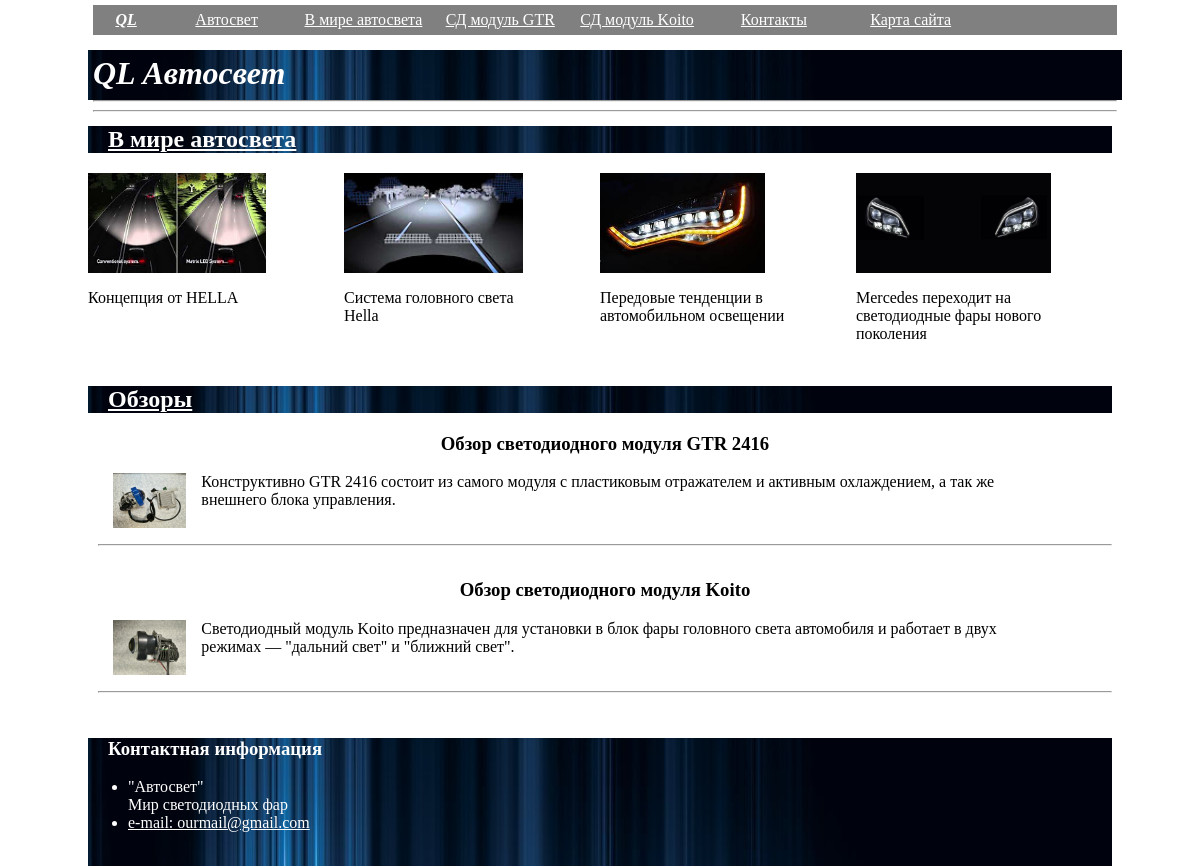
The page /learn_dj/ on the database its author committed.
### learn_dj/models.py (models this page shows, shortened)
class TextNew(models.Model):
	name = models.CharField(max_length=200)
	text = models.TextField(blank=True)
	text_1 = models.TextField(blank=True)
	text_2 = models.TextField(blank=True)
	text_3 = models.TextField(blank=True)
	text_4 = models.TextField(blank=True)
	text_5 = models.TextField(blank=True)
	text_6 = models.TextField(blank=True)
	image = models.CharField(blank=True, max_length=100)
	link = models.CharField(blank=True, max_length=500)
	date = models.DateTimeField()
	class Meta:
		ordering = ['date']

### learn_dj/views.py (the view)
def main_page(request):
	html = TextNew.objects.order_by('date')[:4]
	gtr = LedMod_GTR2416.objects.all()[:1]
	art = ArticleBox.objects.filter(title='Обзор светодиодного модуля Koito')
	context = {'title_site': 'Автосвет', 'title_block_01': 'В мире автосвета', 'title_block_02': 'Обзоры', 'html': html, 'gtr': gtr, 'art': art}
	return render(request, 'learn_dj/templates/main_page.html', context)

### learn_dj/templates/learn_dj/templates/main_page.html (shortened to what this page needs)
{% extends "learn_dj/templates/base.html" %}
{% block context %}
{% load static from staticfiles %}
	{% block text_01 %}
		{% block title_block_01 %}
			<a href="{% url 'auto_light_news' %}">
		        <div  width="1000px" height="20px">
				    <h2 style="background-image: url({% static 'learn_dj/static/image/w9kRtO.jpg' %}); color: white; text-indent: 20px;">
				        {{ title_block_01 }}
					</h2>
				</div>
			</a>
		{% endblock %}
		{% block txtbl_01 %}
			{% for e in html %}
				<div style="float: left; width: 25%;">
					<a href="{% url 'auto_light_news' %}#{{ e.name }}">
					<img src="{% static e.image %}" clear="both" height="100px" align="center" alt="img">
						<p class="text_main_pg">
							{{ e.name }}
						</p>
					</a>
				</div>
			{% endfor %}
		{% endblock %}
	{% endblock %}
	{% block horizont_line_02 %}
        <table width="1000px" height="2px">
	    <tr>
	    <td width="100%"><left><font color="white"></font></left></td></tr></table>
    {% endblock %}
	{% block text_02 %}
		{% block title_block_02 %}
        	<a href="{% url 'learning' %}">
		        <div  width="1000px" height="20px">
				    <h2 style="background-image: url({% static 'learn_dj/static/image/w9kRtO.jpg' %}); color: white; text-indent: 20px;">
				        {{ title_block_02 }}
					</h2>
				</div>
			</a>
		{% endblock %}
		{% block txtbl_02 %}
			<div style="margin-left: 10px;">
				<div>
					<h3 align="center">
					Обзор светодиодного модуля GTR 2416
					</h3>
					<a href="{% url 'learning' %}">
						<img src="{% static 'learn_dj/static/image/po17bh.jpg' %}" height="55px" align="left" hspace="15" alt="img">
						<p class="text_main_pg">
							Конструктивно GTR 2416 состоит из самого модуля с пластиковым отражателем и активным охлаждением, а так же внешнего блока управления.
							<br>
							<br>
		                </p>
					</a>
					<hr>
					{% block horizont_line_in_text_02 %}
				        <table width="1000px" height="2px">
							<tr>
								<td width="100%">
								</td>
							</tr>
						</table>
			    	{% endblock %}
				</div>
				<div>
					<h3 align="center">
						Обзор светодиодного модуля Koito
					</h3>
					<a href="{% url 'articls' %}">
						<img src="{% static 'learn_dj/static/image/IMG_20170119_204154m.jpg' %}" height="55px" align="left" hspace="15" alt="img">
						<p class="text_main_pg">
							Светодиодный модуль Koito предназначен для установки в блок фары головного света автомобиля и работает в двух режимах — "дальний свет" и "ближний свет".
							<br>
							<br>
		                </p>
					</a>
					<hr>
					{% block horizont_line_in_text_12 %}
				        <table width="1000px" height="2px">
							<tr>
								<td width="100%">
								</td>
							</tr>
						</table>
			    	{% endblock %}
				</div>
			</div>
       {% endblock %}
	{% endblock %}
    {% block horizont_line03 %}
        <table width="1000px" height="2px">
	    <tr>
	    <td width="100%"><left><font color="white"></font></left></td></tr></table>
    {% endblock %}
{% endblock %}

### learn_dj/static/style.css (style rules this page uses)
a { color: white }
.text_main_pg { color: black; height: 55px; width: 80%; overflow: hidden; }

### rows shown on the page
TextNew: image (placeholder picture), name "Концепция от HELLA"
TextNew: image (placeholder picture), name "Система головного света Hella"
TextNew: image (picture), name "Передовые тенденции в автомобильном освещении"
TextNew: image (picture), name "Mercedes переходит на светодиодные фары нового поколения"

### other values the page prints
{{ title_site }} "Автосвет"
{{ title_block_01 }} "В мире автосвета"
{{ title_block_02 }} "Обзоры"
